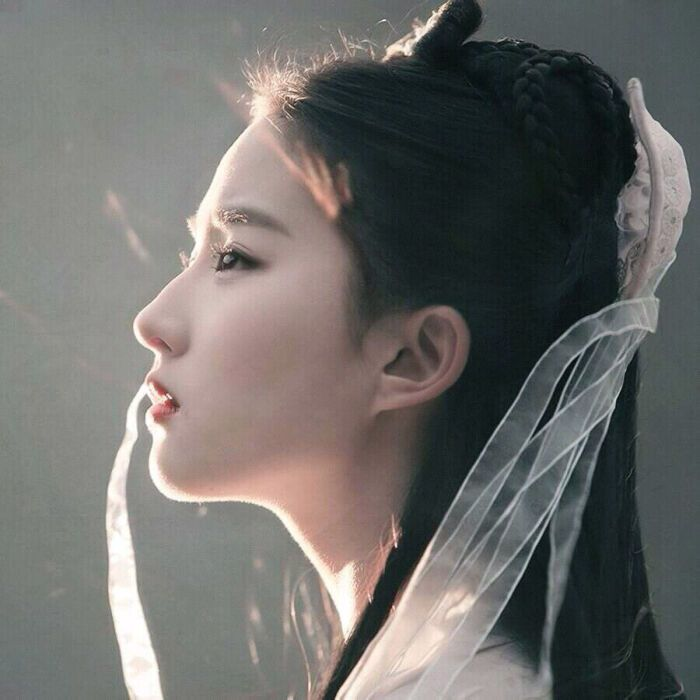
#> input picture 机器学习/data/lyf.jpg, 700 x 700 px
$ python '数据预处理.py'
#> lines starting #> are read from the running program, lines starting #| are printed output that depends on the picture; after the words box and inside, x2 and y2 are one past the last pixel; in counts of white or black regions, pixels touching at a corner belong together
import numpy as np
import sklearn.preprocessing as sp
import cv2 as cv
import matplotlib.pyplot as mp

# 均值移除(标准化),**均值移除**可以让样本矩阵中的每一列的平均值为0，标准差为1。
raw_samples = np.array([
    [17., 100., 4000],
    [20., 80., 5000],
    [23., 75., 5500]])
r = sp.scale(raw_samples)
print(r)
print(r.mean(axis=0))
print(r.std(axis=0))
print('-' * 100)

# 范围缩放
# 将样本矩阵中的每一列的最小值和最大值设定为相同的区间，统一各列特征值的范围。一般情况下会把特征值缩放至[0, 1]区间
mms = sp.MinMaxScaler(feature_range=(0, 1))
r = mms.fit_transform(raw_samples)
print(r)

# [8 lines of commented-out code are left out]
new_ary = []
for i in range(raw_samples.shape[1]):
    col_val = raw_samples[:, i]
    col_min_val = col_val.min()
    col_max_val = col_val.max()
    A = np.array([[col_min_val, 1],
                  [col_max_val, 1]])
    B = np.array([0, 1])
    x = np.linalg.lstsq(A, B, rcond=1)[0]
    new_ary.append(x[0] * col_val + x[1])
new_ary = np.array(new_ary).T
print(new_ary)
print('-' * 100)

"""
归一化
归一化即是用每个样本的每个特征值除以该样本各个特征值绝对值的总和。变换后的样本矩阵，每个样本的特征值绝对值之和为1。
#    l1 - l1范数，向量中个元素绝对值之和
#    l2 - l2范数，向量中个元素平方之和
"""
samples = np.array([[20, 10, 5],
                    [10, 5, 2],
                    [13, 14, 8]])
r = sp.normalize(samples, norm='l1')
print('l1范数计算', r)
print(r.sum(axis=1))
r = sp.normalize(samples, norm='l2')
print('l2范数计算', r)
print((r ** 2).sum(axis=1))
print('-' * 100)

"""
二值化
有些业务并不需要分析矩阵的详细完整数据（比如图像边缘识别只需要分析出图像边缘即可），可以根据一个事先给定的阈值，
用0和1表示特征值不高于或高于阈值。二值化后的数组中每个元素非0即1，达到简化数学模型的目的。
"""
img = cv.imread('data/lyf.jpg', flags=0)
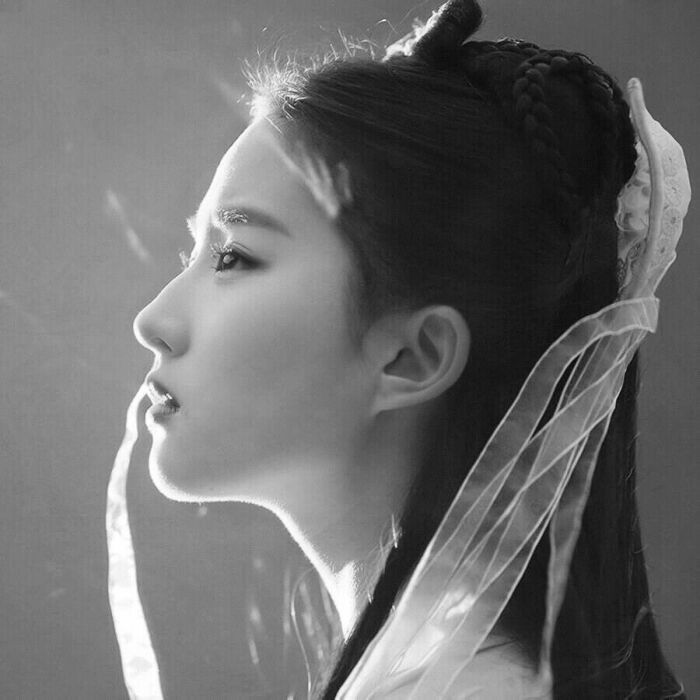
#> img: shape (700, 700); min 5, max 255, mean 107.9
# print(img.shape)
# 对img进行二值化处理
bin = sp.Binarizer(threshold=127)
img2 = bin.transform(img)
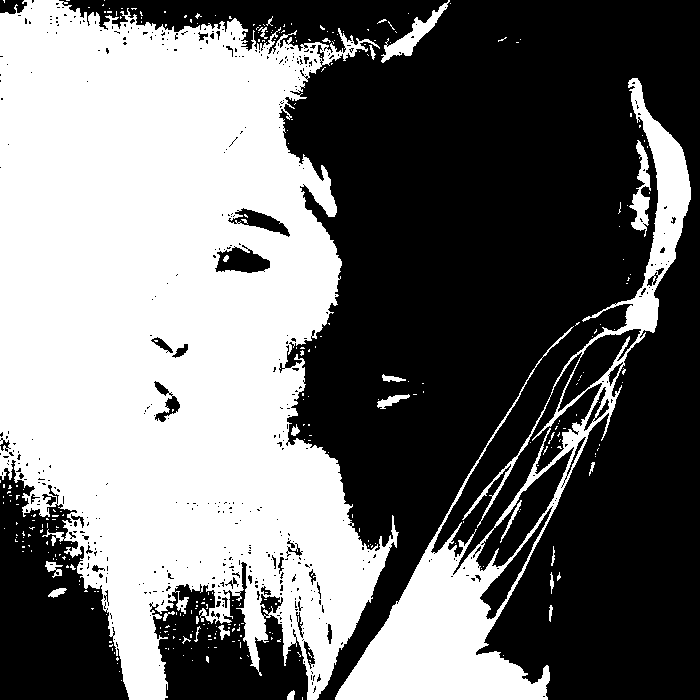
#> img2: shape (700, 700); values 0 (black) and 1 (white), 44.6% white; 316 white regions (290 under 20 px), largest, box (x1, y1, x2, y2) and area: (0, 0, 399, 700) 185204, (335, 78, 691, 700) 29275, (381, 0, 450, 63) 991

mp.subplot(121)
mp.imshow(img, cmap='gray')
mp.xticks([])
mp.yticks([])

mp.subplot(122)
mp.imshow(img2, cmap='gray')
mp.xticks([])
mp.yticks([])
mp.show()
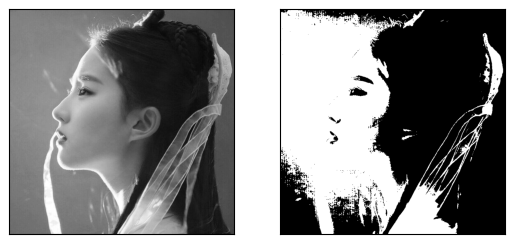
#> figure drawn by matplotlib, 2 panels

"""
### 独热编码
为样本特征的每个值建立一个由一个1和若干个0组成的序列，用该序列对所有的特征值进行编码。
"""
simples = np.mat('1 3 2;7 5 4;1 8 6;7 3 9')
print(simples)
ohe = sp.OneHotEncoder()
#> (the run stopped early here; a loop or call above may not have finished)

$ run again, with 机器学习/data/table.jpg copied over 机器学习/data/lyf.jpg
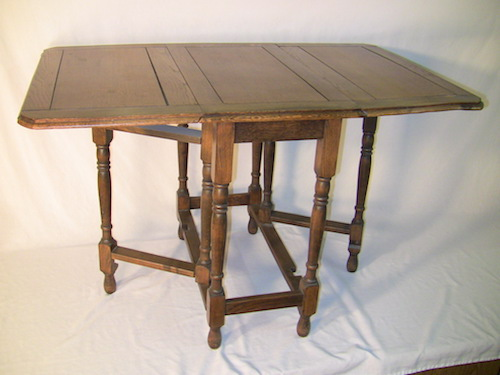
#> input picture 机器学习/data/table.jpg, 500 x 375 px
#> `img2 = bin.transform(img)`:
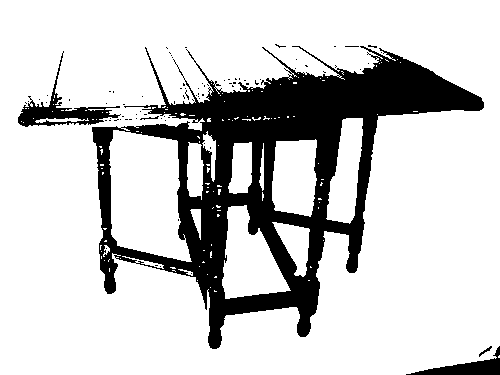
#> img2: shape (375, 500); values 0 (black) and 1 (white), 79.7% white; 84 black regions (79 under 20 px), largest, box (x1, y1, x2, y2) and area: (92, 46, 484, 349) 35303, (18, 51, 121, 127) 1551, (406, 346, 500, 375) 927, (479, 346, 492, 357) 37, (140, 116, 159, 120) 27
#> `mp.show()`:
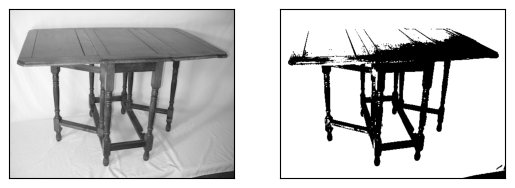
#> figure drawn by matplotlib, 2 panels
